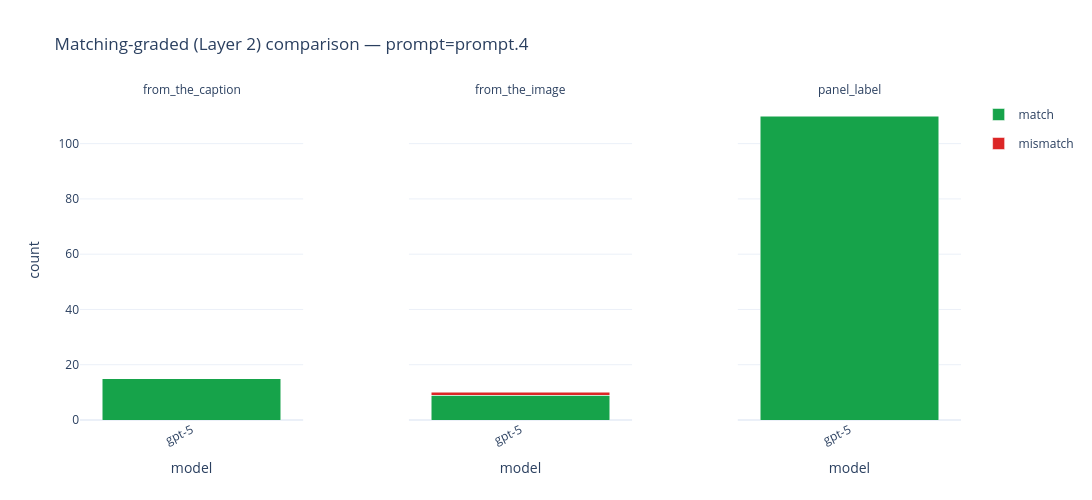

Write notebook code for a chart like this one.
### Markdown cell above
### Matching-graded — comparing models

### Code cell
fig_layer2_graded_model = plot_comparison_layer2_graded(
    summaries,
    compare="model",
    prompt=PROMPTS[3],
)
fig_layer2_graded_model.update_layout(
    height=LAYER2_FIG_HEIGHT,
    width=LAYER2_FIG_WIDTH,
    autosize=True,
)
fig_layer2_graded_model.show()

### Figure 1 — Plotly figure (JSON) as saved in the notebook; plotly's stock layout.template omitted (floating-point values rounded to 4 significant figures)
{"data": [{"customdata": [["from_the_caption", "gpt-5"]], "hovertemplate": "field=%{customdata[0]}<br>model=%{customdata[1]}<br>match=%{y}<extra></extra>", "legendgroup": "match", "marker": {"color": "#16a34a", "pattern": {"fgcolor": "#ffffff", "shape": [""], "solidity": 0.35}}, "name": "match", "showlegend": true, "type": "bar", "x": ["gpt-5"], "xaxis": "x", "y": [15], "yaxis": "y"}, {"customdata": [["from_the_image", "gpt-5"]], "hovertemplate": "field=%{customdata[0]}<br>model=%{customdata[1]}<br>match=%{y}<extra></extra>", "legendgroup": "match", "marker": {"color": "#16a34a", "pattern": {"fgcolor": "#ffffff", "shape": [""], "solidity": 0.35}}, "name": "match", "showlegend": false, "type": "bar", "x": ["gpt-5"], "xaxis": "x2", "y": [9], "yaxis": "y2"}, {"customdata": [["from_the_image", "gpt-5"]], "hovertemplate": "field=%{customdata[0]}<br>model=%{customdata[1]}<br>mismatch=%{y}<extra></extra>", "legendgroup": "mismatch", "marker": {"color": "#dc2626", "pattern": {"fgcolor": "#ffffff", "shape": [""], "solidity": 0.35}}, "name": "mismatch", "showlegend": true, "type": "bar", "x": ["gpt-5"], "xaxis": "x2", "y": [1], "yaxis": "y2"}, {"customdata": [["panel_label", "gpt-5"]], "hovertemplate": "field=%{customdata[0]}<br>model=%{customdata[1]}<br>match=%{y}<extra></extra>", "legendgroup": "match", "marker": {"color": "#16a34a", "pattern": {"fgcolor": "#ffffff", "shape": [""], "solidity": 0.35}}, "name": "match", "showlegend": false, "type": "bar", "x": ["gpt-5"], "xaxis": "x3", "y": [110], "yaxis": "y3"}], "layout": {"annotations": [{"align": "center", "font": {"size": 12}, "showarrow": false, "text": "from_the_caption", "x": 0.1267, "xanchor": "center", "xref": "paper", "y": 1, "yanchor": "bottom", "yref": "paper"}, {"align": "center", "font": {"size": 12}, "showarrow": false, "text": "from_the_image", "x": 0.5, "xanchor": "center", "xref": "paper", "y": 1, "yanchor": "bottom", "yref": "paper"}, {"align": "center", "font": {"size": 12}, "showarrow": false, "text": "panel_label", "x": 0.8733, "xanchor": "center", "xref": "paper", "y": 1, "yanchor": "bottom", "yref": "paper"}], "autosize": true, "barmode": "stack", "height": 500, "title": {"text": "Matching-graded (Layer 2) comparison — prompt=prompt.4"}, "width": 1200, "xaxis": {"anchor": "y", "domain": [0, 0.2533], "tickangle": -25, "title": {"text": "model"}}, "xaxis2": {"anchor": "y2", "domain": [0.3733, 0.6267], "tickangle": -25, "title": {"text": "model"}}, "xaxis3": {"anchor": "y3", "domain": [0.7467, 1], "tickangle": -25, "title": {"text": "model"}}, "yaxis": {"anchor": "x", "domain": [0, 1], "rangemode": "tozero", "title": {"text": "count"}}, "yaxis2": {"anchor": "x2", "domain": [0, 1], "matches": "y", "showticklabels": false}, "yaxis3": {"anchor": "x3", "domain": [0, 1], "matches": "y", "showticklabels": false}}}
